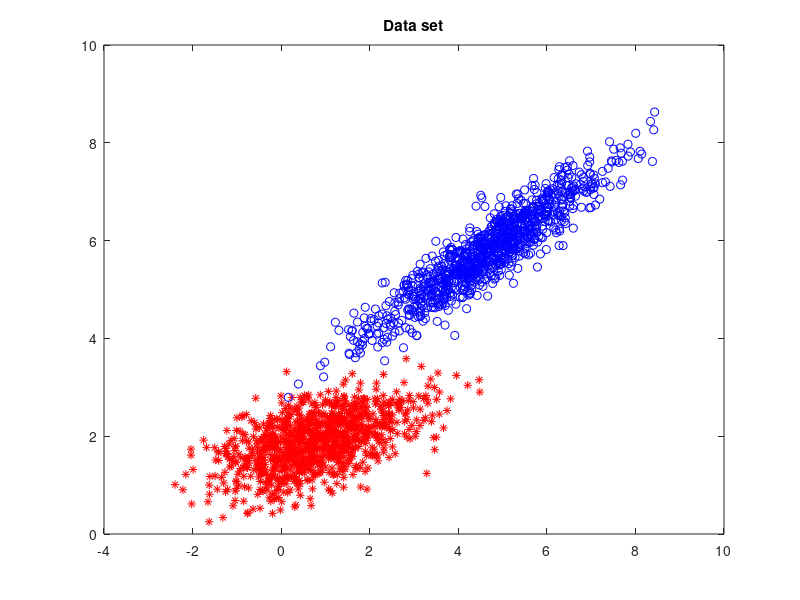

The MATLAB script that drew this image: (Note: this script raises an error after producing the figure.)
% Pattern recognition - Homework 3
% Linear classifier - Dimension reduction approach. 

% Generates 1000 points from each of the 2 classes. Classes are linearly
% separable and have normal distribution. 
% A dimension reduction is performed based on dispersion - from 2 to 1. 
% A vector V is defined as linear transformation that perfoms dimension
% reduction. Scalar v0 is defined as Bayesian minimum error classifier
% treshlod. 

% January, 2019
% Savic Jovana 2013/243

close all
clear all

%%%%%%%%%%%%%%%%%%%%%%%%%%%%%%%%%%%%%%%%%%%%%%%%%%%%%%%%%%%%%%%%%%%%%%%%%%%

% Generate 1000 points from each of two 2-dimensional classes. 
% Probability density functions are defined as:
% f1(X) = N(M1, S1)
% f2(X) = N(M2, S2)

N = 1000;

M1 = [0.8 1.9]';
M2 = [4.7 5.8]';

S1 = [1 0.7; 0.3 0.5]; 
S2 = [1.3 1.5; 0.8 1.1]; 

P1 = 0.5; P2 = 0.5;

% Apply color transform.
[F1, L1] = eig(S1);
[F2, L2] = eig(S2); 

T1 = F1 * L1^(1/2); 
T2 = F2 * L2^(1/2); 

% Generate first class' data points.
for i = 1:N
    X1(:,i) = T1*randn(2,1)+M1;
end

% Generate second class' data points.
for i = 1:N
    X2(:,i) = T2*randn(2,1)+M2;
end

% Plot data points
figure(1)
plot(X1(1,:),X1(2,:),'r*');
title('Data set');
hold on
plot(X2(1,:), X2(2,:), 'bo');
hold off

%%%%%%%%%%%%%%%%%%%%%%%%%%%%%%%%%%%%%%%%%%%%%%%%%%%%%%%%%%%%%%%%%%%%%%%%%%%
% Dimension reduction based on data points dispersion.
%%%%%%%%%%%%%%%%%%%%%%%%%%%%%%%%%%%%%%%%%%%%%%%%%%%%%%%%%%%%%%%%%%%%%%%%%%%

% Within class scatter matrix.
Sw = P1*S1 + P2*S2;
% Combined expected value vector.
M0 = P1*M1 + P2*M2;
% Between class scatter matrix.
Sb = P1*(M1-M0)*(M1-M0)' + P2*(M2-M0)*(M2-M0)';

S1 = Sb; S2 = Sw;
[F, L] = eig(S2^(-1)*S1);

% Take eigenvector for which lambda is maximum.
[l ind] = max(diag(L));
V = F(:, ind);

Y1 = V'*X1;
Y2 = V'*X2;

% Plot histograms to find v0. 
figure, f1 = histogram(Y1, 50, 'Normalization',  'probability'); 
hold on, 
f2 = histogram(Y2, 50, 'Normalization',  'probability'); 
legend('class1', 'class2');
title('$f_1(x)$ and $f_2(x)$', 'Interpreter', 'latex');
hold off;

% Everything above v0 is first class, and everything below v0 is second
% class. 
v0 = -2.2875; 

% Plot classifer. 
x=-4:0.1:12;
y=-2:0.1:10;
h=zeros(length(x),length(y));
for i=1:length(x)
    X=[x(i)*ones(1,length(y));y];
    h(i,:)=V'*X-v0;
end

figure(1);
hold on
contour(x,y,h',[0 0],'black');
hold off
